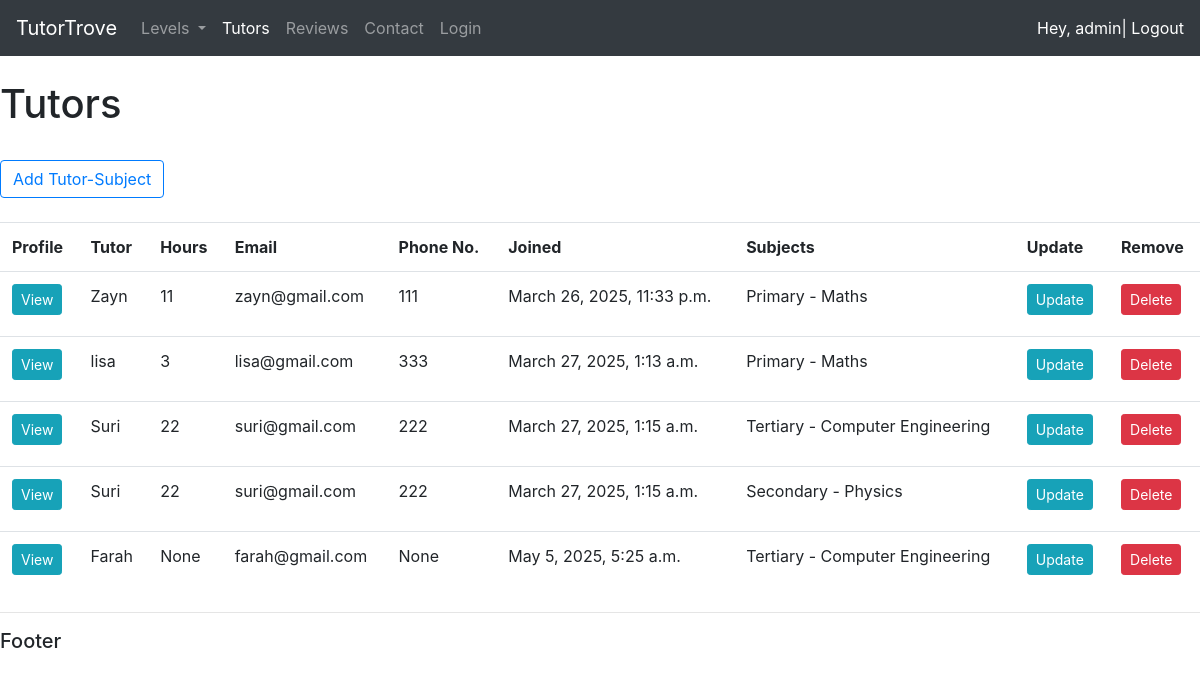
/api/tutors/ (signed in), run on an earlier commit of the app's database.
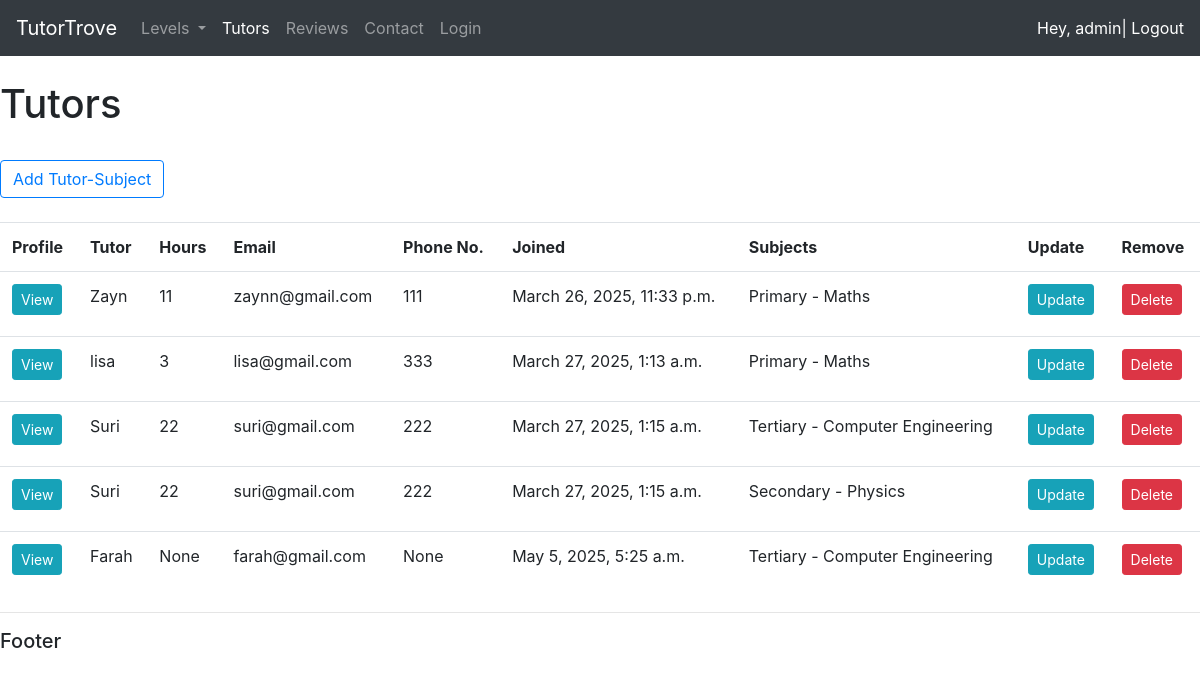
And on a later commit of the database.
### backend/models.py (models this page shows, shortened)
class TutorSubject(models.Model):
    tutor = models.ForeignKey(Tutor, null=True, on_delete=models.SET_NULL)
    subject = models.ForeignKey(Subject, null=True, on_delete=models.SET_NULL)
    desc = models.TextField(max_length=100, blank=True)

class Tutor(models.Model):
    user = models.OneToOneField(User, null=True, blank=True, on_delete=models.CASCADE)
    name = models.CharField(max_length=100)
    email =  models.CharField(max_length=100)
    joined = models.DateTimeField(auto_now_add=True)
    phone =  models.IntegerField(null=True)
    hours =  models.IntegerField(null=True)
    approach = models.TextField(max_length=100, null=True)
    user_pic = models.ImageField(default="defaultProfilePic.jpeg", null=True, blank=True)
    def __str__(self):
        return self.name

class Subject(models.Model):
    subject_name = models.CharField(max_length=100, null=True)
    exam_prep = models.BooleanField(null=True)
    price = models.FloatField(max_length=100, null=True)
    level = models.ForeignKey(Level, null=True, on_delete=models.SET_NULL)
    def __str__(self):
        return f"{self.level} - {self.subject_name}"

class Level(models.Model):
    level_name = models.CharField(max_length=100, null=True)
    level_class = models.CharField(max_length=100, null=True)
    def __str__(self):
        return self.level_name

### backend/decorators.py (the view)
    def wrapper_function(request, *args, **kwargs):
        group = None
        if request.user.groups.exists():
            group = request.user.groups.all()[0].name
        if group == 'tutor':
            return redirect('user_page')
        if group == 'admin':
            return view_func(request, *args, **kwargs)

### backend/views.py (called while the page is built)
@login_required(login_url='login')
@admin_only
def tutors(request):
    tutor_subject = TutorSubject.objects.all()
    context = {'tutor_subject': tutor_subject}
    return render(request, 'backend/tutors.html', context)

### backend/templates/backend/tutors.html
{% extends 'backend/base.html' %}
{% block content %}
<h1>Tutors </h1>
<br>
<a class="btn btn-outline-primary" href="{% url 'create_TS' %}">Add Tutor-Subject</a>
<br>
<br>
<div>
    <table class = "table">
        <tr>
            <th>Profile</th>
            <th>Tutor</th>
            <th>Hours</th>
            <th>Email</th>
            <th>Phone No.</th>
            <th>Joined</th>
            <th>Subjects</th>
            <th>Update</th>
            <th>Remove</th>
        </tr>
        {% for i in tutor_subject %}
        <tr>
            <td><a class="btn btn-sm btn-info" href="{% url 'tutor' i.tutor.id %}">View</a></td>
            <td>{{i.tutor}}</td>
            <td>{{i.tutor.hours}}</td>
            <td>{{i.tutor.email}}</td>
            <td>{{i.tutor.phone}}</td>
            <td>{{i.tutor.joined}}</td>
            <td>{{i.subject |linebreaks}}</td>
            <td><a class="btn btn-sm btn-info" href="{% url 'update_TS' i.id %}">Update</a></td>
            <td><a class="btn btn-sm btn-danger" href="{% url 'delete_TS' i.id %}">Delete</a></td>
        </tr>
        {% endfor %}
    </table>
</div>
{% endblock %}

What changed in the data, as far as the page shows it:
changed through a linked row, TutorSubject "Zayn": tutor.email "zayn@gmail.com" → "zaynn@gmail.com"
